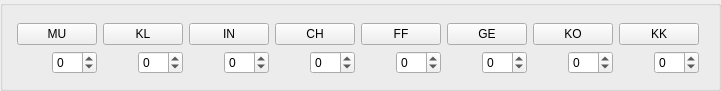
   <widget class="QGroupBox" name="box_attribute">
    <property name="enabled">
     <bool>true</bool>
    </property>
    <property name="geometry">
     <rect>
      <x>20</x>
      <y>70</y>
      <width>721</width>
      <height>91</height>
     </rect>
    </property>
    <property name="layoutDirection">
     <enum>Qt::LeftToRight</enum>
    </property>
    <property name="title">
     <string/>
    </property>
    <property name="alignment">
     <set>Qt::AlignCenter</set>
    </property>
    <property name="flat">
     <bool>false</bool>
    </property>
    <widget class="QWidget" name="layoutWidget">
     <property name="geometry">
      <rect>
       <x>0</x>
       <y>10</y>
       <width>699</width>
       <height>78</height>
      </rect>
     </property>
     <layout class="QVBoxLayout" name="layout_attribute">
      <item>
       <layout class="QGridLayout" name="grid_attribute">
        <item row="0" column="7" colspan="2">
         <widget class="QPushButton" name="btn_charisma">
          <property name="toolTip">
           <string>&lt;html&gt;&lt;head/&gt;&lt;body&gt;&lt;p&gt;Charisma&lt;/p&gt;&lt;/body&gt;&lt;/html&gt;</string>
          </property>
          <property name="text">
           <string>CH</string>
          </property>
         </widget>
        </item>
        <item row="1" column="6">
         <widget class="QSpinBox" name="mod_intuition">
          <property name="minimum">
           <number>-50</number>
          </property>
          <property name="maximum">
           <number>50</number>
          </property>
         </widget>
        </item>
        <item row="0" column="13" colspan="2">
         <widget class="QPushButton" name="btn_konstitution">
          <property name="toolTip">
           <string>&lt;html&gt;&lt;head/&gt;&lt;body&gt;&lt;p&gt;Konstitution&lt;/p&gt;&lt;/body&gt;&lt;/html&gt;</string>
          </property>
          <property name="text">
           <string>KO</string>
          </property>
         </widget>
        </item>
        <item row="1" column="8">
         <widget class="QSpinBox" name="mod_charisma">
          <property name="minimum">
           <number>-50</number>
          </property>
          <property name="maximum">
           <number>50</number>
          </property>
         </widget>
        </item>
        <item row="0" column="3" colspan="2">
         <widget class="QPushButton" name="btn_klugheit">
          <property name="toolTip">
           <string>&lt;html&gt;&lt;head/&gt;&lt;body&gt;&lt;p&gt;Klugheit&lt;/p&gt;&lt;/body&gt;&lt;/html&gt;</string>
          </property>
          <property name="text">
           <string>KL</string>
          </property>
         </widget>
        </item>
        <item row="1" column="2">
         <widget class="QSpinBox" name="mod_mut">
          <property name="buttonSymbols">
           <enum>QAbstractSpinBox::UpDownArrows</enum>
          </property>
          <property name="minimum">
           <number>-50</number>
          </property>
          <property name="maximum">
           <number>50</number>
          </property>
         </widget>
        </item>
        <item row="1" column="14">
         <widget class="QSpinBox" name="mod_konstitution">
          <property name="minimum">
           <number>-50</number>
          </property>
          <property name="maximum">
           <number>50</number>
          </property>
         </widget>
        </item>
        <item row="0" column="5" colspan="2">
         <widget class="QPushButton" name="btn_intelligenz">
          <property name="toolTip">
           <string>&lt;html&gt;&lt;head/&gt;&lt;body&gt;&lt;p&gt;Intuition&lt;/p&gt;&lt;/body&gt;&lt;/html&gt;</string>
          </property>
          <property name="text">
           <string>IN</string>
          </property>
         </widget>
        </item>
        <item row="0" column="9" colspan="2">
         <widget class="QPushButton" name="btn_fingerfertigkeit">
          <property name="toolTip">
           <string>&lt;html&gt;&lt;head/&gt;&lt;body&gt;&lt;p&gt;Fingerfertigkeit&lt;/p&gt;&lt;/body&gt;&lt;/html&gt;</string>
          </property>
          <property name="text">
           <string>FF</string>
          </property>
         </widget>
        </item>
        <item row="0" column="11" colspan="2">
         <widget class="QPushButton" name="btn_gewandtheit">
          <property name="toolTip">
           <string>&lt;html&gt;&lt;head/&gt;&lt;body&gt;&lt;p&gt;Gewandtheit&lt;/p&gt;&lt;/body&gt;&lt;/html&gt;</string>
          </property>
          <property name="text">
           <string>GE</string>
          </property>
         </widget>
        </item>
        <item row="0" column="15" colspan="2">
         <widget class="QPushButton" name="btn_koerperkraft">
          <property name="toolTip">
           <string>&lt;html&gt;&lt;head/&gt;&lt;body&gt;&lt;p&gt;Körperkraft&lt;/p&gt;&lt;/body&gt;&lt;/html&gt;</string>
          </property>
          <property name="text">
           <string>KK</string>
          </property>
         </widget>
        </item>
        <item row="0" column="1" colspan="2">
         <widget class="QPushButton" name="btn_mut">
          <property name="toolTip">
           <string>&lt;html&gt;&lt;head/&gt;&lt;body&gt;&lt;p&gt;Mut&lt;/p&gt;&lt;/body&gt;&lt;/html&gt;</string>
          </property>
          <property name="text">
           <string>MU</string>
          </property>
         </widget>
        </item>
        <item row="1" column="4">
         <widget class="QSpinBox" name="mod_klugheit">
          <property name="minimum">
           <number>-50</number>
          </property>
          <property name="maximum">
           <number>50</number>
          </property>
         </widget>
        </item>
        <item row="1" column="16">
         <widget class="QSpinBox" name="mod_koerperkraft">
          <property name="minimum">
           <number>-50</number>
          </property>
          <property name="maximum">
           <number>50</number>
          </property>
         </widget>
        </item>
        <item row="1" column="12">
         <widget class="QSpinBox" name="mod_gewandtheit">
          <property name="minimum">
           <number>-50</number>
          </property>
          <property name="maximum">
           <number>50</number>
          </property>
         </widget>
        </item>
        <item row="1" column="10">
         <widget class="QSpinBox" name="mod_fingerfertigkeit">
          <property name="minimum">
           <number>-50</number>
          </property>
          <property name="maximum">
           <number>50</number>
          </property>
         </widget>
        </item>
        <item row="0" column="0">
         <widget class="QLabel" name="label">
          <property name="text">
           <string/>
          </property>
         </widget>
        </item>
       </layout>
      </item>
     </layout>
    </widget>
   </widget>
